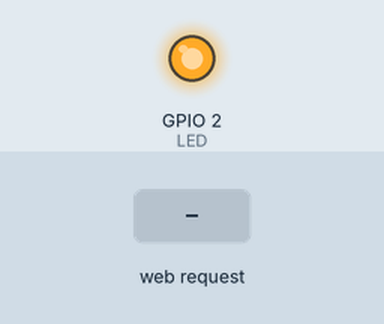
Simulated run of this sketch. Board: ESP8266 (Wemos D1 mini). On the bench: output pins drawn as LEDs (lit = HIGH). The test bench sets the inputs (shaded band). WiFi joins after 1.5 s; servers stay silent unless stated; what the sketch prints to the serial monitor is not drawn.

Above: at 2.7 s.
2.8 s: HTTP request GET /ledOn received
At 3.6 s:
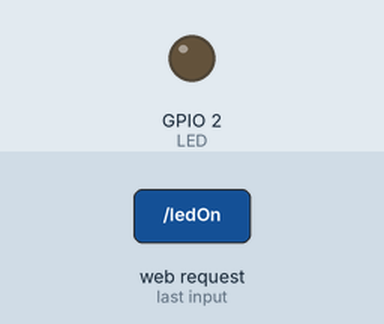
5.8 s: HTTP request GET /ledOff received
At 7.1 s:
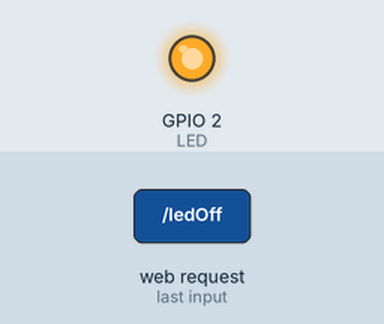
Timing chart, 0 to 8.8 s (numbered marks = the images above; inputs shaded):
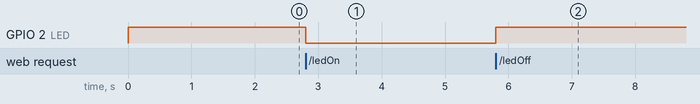

Measured:
- after the input at 2.8 s, GPIO 2 (LED): HIGH → LOW at once
- after the input at 5.8 s, GPIO 2 (LED): LOW → HIGH at once

The sketch:

C1_HttpServerLed.ino
```cpp
/**
 * ============================================================================
 * LAB 3 - PHẦN C.1: TƯƠNG TÁC VỚI ĐÈN LED THÔNG QUA HTTP SERVER
 * Môn học: Công nghệ Internet of Things Hiện đại - UIT
 *
 * Code mẫu theo tài liệu thực hành: dựng HTTP Server trên Wemos D1,
 * bật/tắt LED tích hợp (GPIO2) qua 2 nút ON/OFF trên trang web.
 *
 * Board: Tools -> Board -> ESP8266 Boards -> LOLIN(WEMOS) D1 R2 & mini
 * Sau khi nạp, mở Serial Monitor (115200 baud) để xem địa chỉ IP,
 * rồi gõ IP đó vào trình duyệt (máy tính phải cùng mạng WiFi với Wemos).
 * ============================================================================
 */

#include <ESP8266WiFi.h>
#include <WiFiClient.h>
#include <ESP8266WebServer.h>

const char MAIN_page[] PROGMEM = R"=====(
<!DOCTYPE html>
<html>
<body>
<center>
<h1>State of LED: __</h1><br>
<a href="ledOn"><button>ON</button></a><br>
<a href="ledOff"><button>OFF</button></a><br>
</center>
</body>
</html>
)=====";

const char LEDON_page[] PROGMEM = R"=====(
<!DOCTYPE html>
<html>
<body>
<center>
<h1>State of LED: ON</h1><br>
<a href="ledOn"><button>ON</button></a><br>
<a href="ledOff"><button>OFF</button></a><br>
</center>
</body>
</html>
)=====";

const char LEDOFF_page[] PROGMEM = R"=====(
<!DOCTYPE html>
<html>
<body>
<center>
<h1>State of LED: OFF</h1><br>
<a href="ledOn"><button>ON</button></a><br>
<a href="ledOff"><button>OFF</button></a><br>
</center>
</body>
</html>
)=====";

// LED tích hợp nối với GPIO2, hoạt động mức thấp (LOW = sáng)
#define LED LED_BUILTIN

// Tên và mật khẩu WiFi
const char *ssid = "UiTiOt-E3.1";
const char *password = "UiTiOtAP";

ESP8266WebServer server(80);

void handleRoot() {
  Serial.println("You called root page");
  server.send_P(200, "text/html", MAIN_page);
}

void handleLEDon() {
  Serial.println("LED on page");
  digitalWrite(LED, LOW);
  server.send_P(200, "text/html", LEDON_page);
}

void handleLEDoff() {
  Serial.println("LED off page");
  digitalWrite(LED, HIGH);
  server.send_P(200, "text/html", LEDOFF_page);
}

void setup() {
  Serial.begin(115200);

  WiFi.mode(WIFI_STA);
  WiFi.begin(ssid, password);
  Serial.println("");

  pinMode(LED, OUTPUT);
  digitalWrite(LED, HIGH);

  while (WiFi.status() != WL_CONNECTED) {
    delay(500);
    Serial.print(".");
  }

  Serial.println("");
  Serial.print("Connected to ");
  Serial.println(ssid);
  Serial.print("IP address: ");
  Serial.println(WiFi.localIP());

  server.on("/", handleRoot);
  server.on("/ledOn", handleLEDon);
  server.on("/ledOff", handleLEDoff);

  server.begin();
  Serial.println("HTTP server started");
}

void loop() {
  server.handleClient();
}
```
